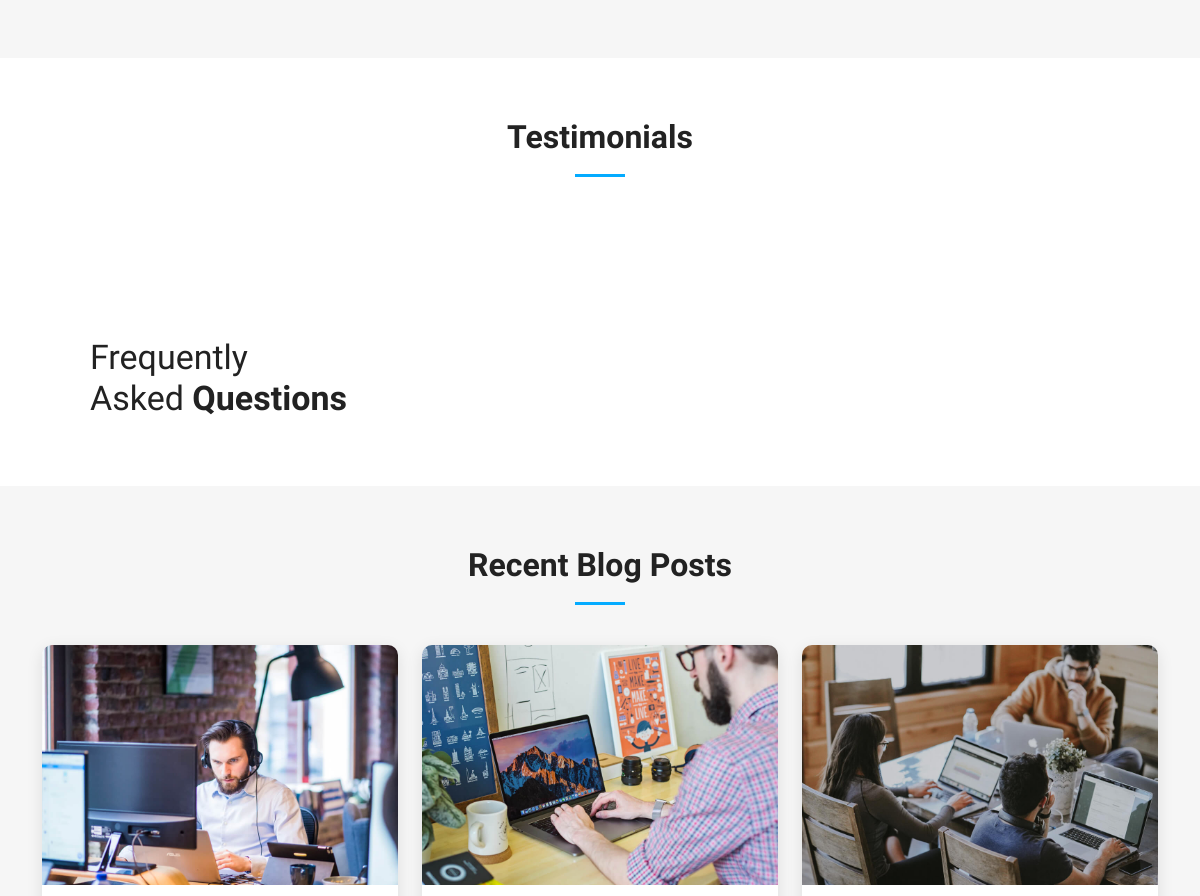
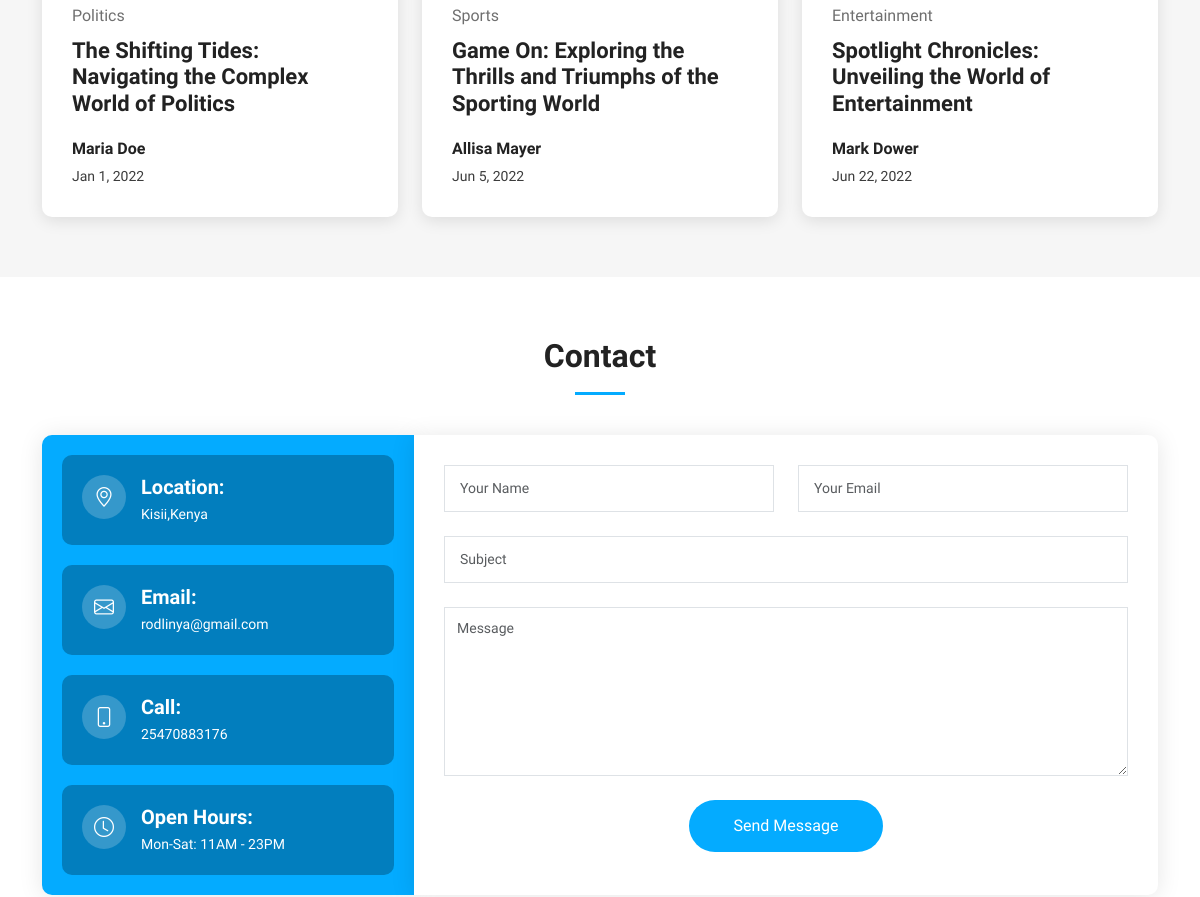
The app's page / (middle part), older data (2 pictures, top to bottom).
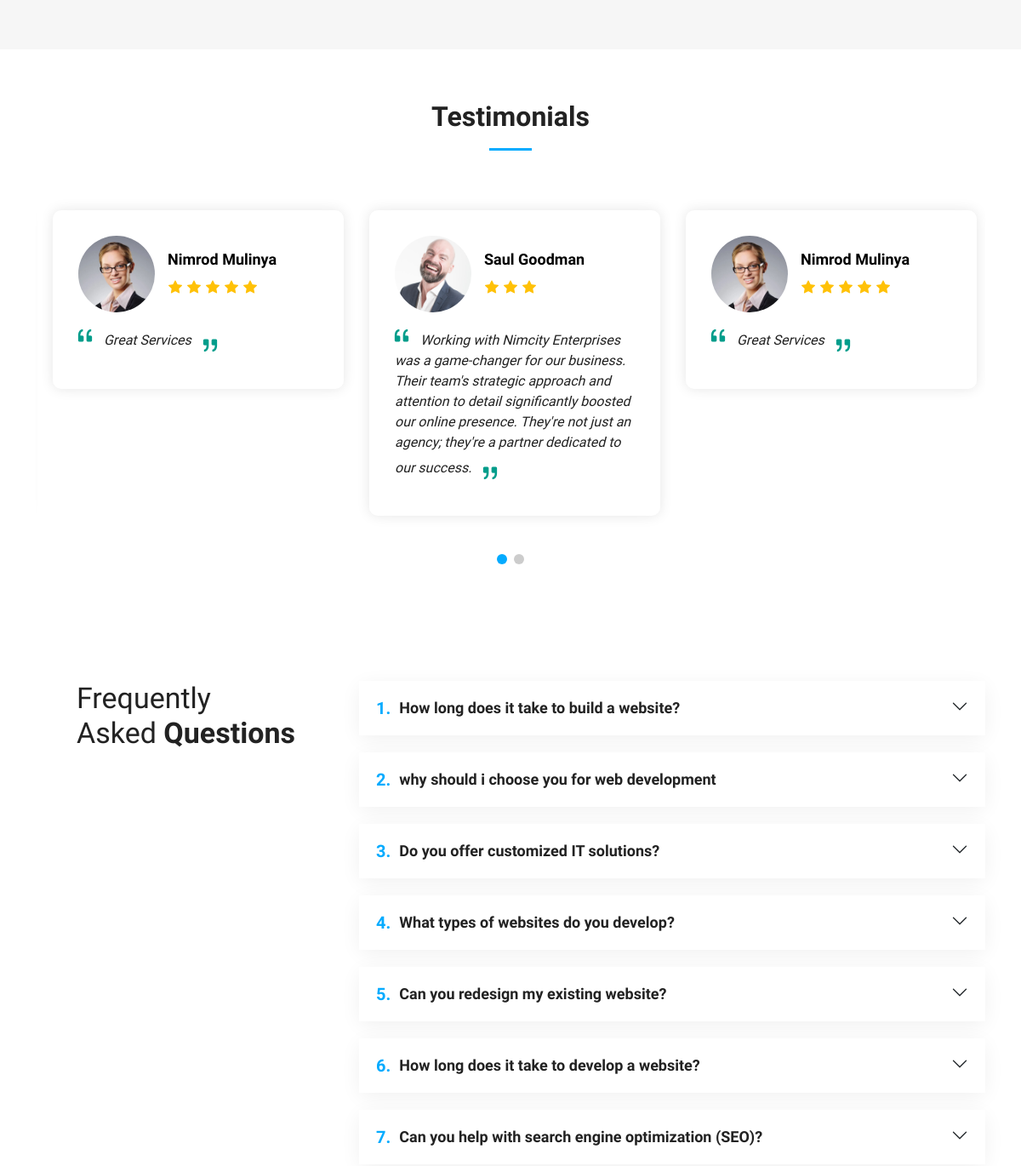
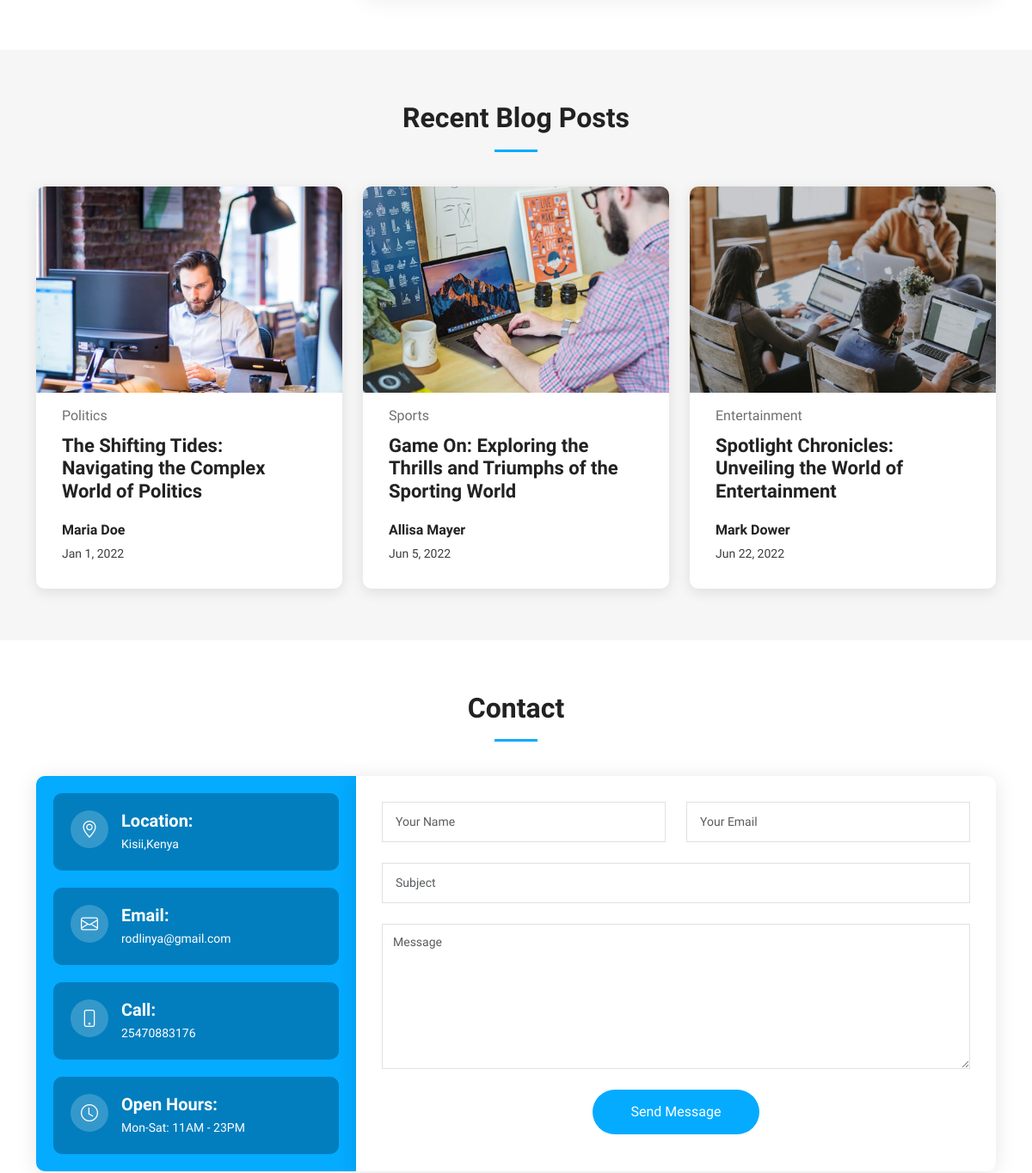
The same page, newer data (2 pictures, top to bottom).
### app/models.py (models this page shows, shortened)
class Testimonial(models.Model):
    user_image=models.CharField(max_length=100, blank=True, null=True)
    stars_counts=(
        (1,'1 Star'),
        (2,'2 Star'),
        (3,'3 Star'),
        (4,'4 Star'),
        (5,'5 Star'),
    )
    rating=models.IntegerField(choices=stars_counts)
    name=models.CharField(max_length=50)
    designation=models.CharField(max_length=50)
    review=models.TextField()

class FAQs(models.Model):
    question=models.CharField(max_length=100)
    answer=models.TextField()

### app/views.py (the view)
# urls.py: path("", index,name="home"),
def index(request):
     general_info = GeneralInfo.objects.first()
     services=Service.objects.all()
     testimonials=Testimonial.objects.all()
     faqs=FAQs.objects.all()
     context={
          "company_name":general_info.company_name,
          "location":general_info.location,
          "email":general_info.email,
          "phone":general_info.phone,
          "video_url":general_info.video_url,
          "facebook":general_info.facebook,
          "twitter":general_info.twitter,
          "linkedin":general_info.linkedin,
          "instagram":general_info.instagram,
           "services":services,
           "testimonials":testimonials,
           "faqs":faqs,
     }
     return render(request, "index.html", context)

### templates/index.html (shortened to what this page needs)
 {% extends "assets/main.html" %}
{% block mainContent %}
    <section id="services" class="services sections-bg">
    </section>
{% endblock %}

### templates/assets/main.html (shortened to what the changed rows need)
{% load static %}
<!DOCTYPE html>
<html lang="en">
<head>
  <link href="{% static 'assets/vendor/bootstrap/css/bootstrap.min.css' %}" rel="stylesheet">
  <link href="{% static 'assets/vendor/bootstrap-icons/bootstrap-icons.css' %}" rel="stylesheet">
  <link href="{% static 'assets/vendor/aos/aos.css' %}" rel="stylesheet">
  <link href="{% static 'assets/vendor/glightbox/css/glightbox.min.css' %}" rel="stylesheet">
  <link href="{% static 'assets/vendor/swiper/swiper-bundle.min.css' %}" rel="stylesheet">
  <link href="{% static 'assets/css/main.css' %}" rel="stylesheet">
</head>
<body>
  <main id="main">
    <section id="testimonials" class="testimonials">
      <div class="container" data-aos="fade-up">
        <div class="section-header">
          <h2>Testimonials</h2>
        </div>
        <div class="slides-3 swiper" data-aos="fade-up" data-aos-delay="100">
          <div class="swiper-wrapper">
         {% for testimonial in testimonials %}
            <div class="swiper-slide">
              <div class="testimonial-wrap">
                <div class="testimonial-item">
                  <div class="d-flex align-items-center">
                    <img src="{% static testimonial.user_image %}" class="testimonial-img flex-shrink-0" alt="">
                    <div>
                      <h3>{{testimonial.name}} </h3>
                      <div class="stars">
                      {% for i in 'x'|ljust:testimonial.rating %}
                        <i class="bi bi-star-fill"></i>
                      {% endfor %}
                      </div>
                    </div>
                  </div>
                  <p>
                    <i class="bi bi-quote quote-icon-left"></i>
                    {{testimonial.review}}
                    <i class="bi bi-quote quote-icon-right"></i>
                  </p>
                </div>
              </div>
            </div>
          {% endfor %}
          </div>
          <div class="swiper-pagination"></div>
        </div>
      </div>
    </section>
    <section id="faq" class="faq">
      <div class="container" data-aos="fade-up">
        <div class="row gy-4">
          <div class="col-lg-8">
            <div class="accordion accordion-flush" id="faqlist" data-aos="fade-up" data-aos-delay="100">
          {% for faq in faqs %}
              <div class="accordion-item">
                <h3 class="accordion-header">
                  <button class="accordion-button collapsed" type="button" data-bs-toggle="collapse" data-bs-target="#faq-content-{{forloop.counter}}">
                    <span class="num">{{forloop.counter}}.</span>
                    {{faq.question}}
                  </button>
                </h3>
              </div>
          {% endfor %}
            </div>
          </div>
        </div>
      </div>
    </section>
    <section id="recent-posts" class="recent-posts sections-bg">
      <div class="container" data-aos="fade-up">
        <div class="section-header">
          <h2>Recent Blog Posts</h2>
        </div>
        <div class="row gy-4">
          <div class="col-xl-4 col-md-6">
            <article>
              <h2 class="title">
                <a href="blog-details.html">The Shifting Tides: Navigating the Complex World of Politics</a>
              </h2>
            </article>
          </div>
          <div class="col-xl-4 col-md-6">
            <article>
              <h2 class="title">
                <a href="blog-details.html">Game On: Exploring the Thrills and Triumphs of the Sporting World</a>
              </h2>
            </article>
          </div>
          <div class="col-xl-4 col-md-6">
            <article>
              <h2 class="title">
                <a href="blog-details.html">Spotlight Chronicles: Unveiling the World of Entertainment</a>
              </h2>
            </article>
          </div>
        </div>
      </div>
    </section>
    <section id="contact" class="contact">
      <div class="container" data-aos="fade-up">
        <div class="section-header">
          <h2>Contact</h2>
        </div>
      </div>
    </section>
  </main>
</body>
</html>

Row changes from the older to the newer data that the page shows:
added Testimonial: user_image (picture), name "Nimrod Mulinya", rating 5 (drawn), review "Great Services"
added Testimonial: user_image (picture), name "Saul Goodman", rating 3 (drawn), review "Working with Nimcity Enterprises was a game-changer for our business. Their team's strategic approach and attention to detail significantly boosted our online presence. They're not just an agency; they're a partner dedicated to our success."
added FAQs: question "How long does it take to build a website?"
added FAQs: question "why should i choose you for web development"
added FAQs: question "Do you offer customized IT solutions?"
added FAQs: question "What types of websites do you develop?"
added FAQs: question "Can you redesign my existing website?"
added FAQs: question "How long does it take to develop a website?"
added FAQs: question "Can you help with search engine optimization (SEO)?"
